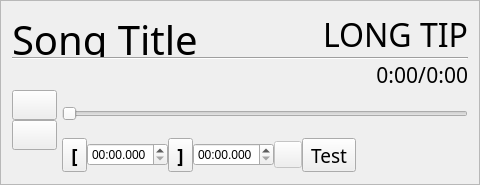
           <widget class="QFrame" name="blobFrame">
            <property name="sizePolicy">
             <sizepolicy hsizetype="Expanding" vsizetype="Fixed">
              <horstretch>0</horstretch>
              <verstretch>0</verstretch>
             </sizepolicy>
            </property>
            <property name="minimumSize">
             <size>
              <width>480</width>
              <height>0</height>
             </size>
            </property>
            <property name="maximumSize">
             <size>
              <width>850</width>
              <height>185</height>
             </size>
            </property>
            <property name="frameShape">
             <enum>QFrame::Shape::StyledPanel</enum>
            </property>
            <property name="frameShadow">
             <enum>QFrame::Shadow::Raised</enum>
            </property>
            <layout class="QHBoxLayout" name="horizontalLayout_11">
             <item>
              <layout class="QVBoxLayout" name="blob">
               <property name="spacing">
                <number>0</number>
               </property>
               <item>
                <layout class="QHBoxLayout" name="horizontalLayout_8">
                 <property name="bottomMargin">
                  <number>0</number>
                 </property>
                 <item alignment="Qt::AlignmentFlag::AlignLeft|Qt::AlignmentFlag::AlignBottom">
                  <widget class="QLabel" name="darkTitle">
                   <property name="sizePolicy">
                    <sizepolicy hsizetype="Expanding" vsizetype="Fixed">
                     <horstretch>0</horstretch>
                     <verstretch>0</verstretch>
                    </sizepolicy>
                   </property>
                   <property name="minimumSize">
                    <size>
                     <width>250</width>
                     <height>0</height>
                    </size>
                   </property>
                   <property name="maximumSize">
                    <size>
                     <width>9999</width>
                     <height>35</height>
                    </size>
                   </property>
                   <property name="font">
                    <font>
                     <family>Avenir Next</family>
                     <pointsize>30</pointsize>
                    </font>
                   </property>
                   <property name="frameShape">
                    <enum>QFrame::Shape::NoFrame</enum>
                   </property>
                   <property name="text">
                    <string>Song Title</string>
                   </property>
                   <property name="alignment">
                    <set>Qt::AlignmentFlag::AlignLeading|Qt::AlignmentFlag::AlignLeft|Qt::AlignmentFlag::AlignVCenter</set>
                   </property>
                   <property name="flashcall" stdset="0">
                    <bool>false</bool>
                   </property>
                  </widget>
                 </item>
                 <item>
                  <widget class="clickableLabel" name="darkWarningLabel">
                   <property name="sizePolicy">
                    <sizepolicy hsizetype="Fixed" vsizetype="Fixed">
                     <horstretch>0</horstretch>
                     <verstretch>0</verstretch>
                    </sizepolicy>
                   </property>
                   <property name="font">
                    <font>
                     <family>Avenir Next</family>
                     <pointsize>24</pointsize>
                    </font>
                   </property>
                   <property name="frameShape">
                    <enum>QFrame::Shape::NoFrame</enum>
                   </property>
                   <property name="text">
                    <string>LONG TIP</string>
                   </property>
                   <property name="alignment">
                    <set>Qt::AlignmentFlag::AlignBottom|Qt::AlignmentFlag::AlignRight|Qt::AlignmentFlag::AlignTrailing</set>
                   </property>
                   <property name="state" stdset="0">
                    <string>INPATTER</string>
                   </property>
                  </widget>
                 </item>
                </layout>
               </item>
               <item>
                <widget class="Line" name="line_3">
                 <property name="minimumSize">
                  <size>
                   <width>0</width>
                   <height>3</height>
                  </size>
                 </property>
                 <property name="maximumSize">
                  <size>
                   <width>16777215</width>
                   <height>3</height>
                  </size>
                 </property>
                 <property name="styleSheet">
                  <string notr="true"/>
                 </property>
                 <property name="frameShadow">
                  <enum>QFrame::Shadow::Sunken</enum>
                 </property>
                 <property name="orientation">
                  <enum>Qt::Orientation::Horizontal</enum>
                 </property>
                </widget>
               </item>
               <item>
                <layout class="QHBoxLayout" name="horizontalLayout_9">
                 <property name="sizeConstraint">
                  <enum>QLayout::SizeConstraint::SetDefaultConstraint</enum>
                 </property>
                 <item>
                  <spacer name="horizontalSpacer_5">
                   <property name="orientation">
                    <enum>Qt::Orientation::Horizontal</enum>
                   </property>
                   <property name="sizeHint" stdset="0">
                    <size>
                     <width>40</width>
                     <height>20</height>
                    </size>
                   </property>
                  </spacer>
                 </item>
                 <item>
                  <widget class="QLabel" name="currentLocLabel3">
                   <property name="font">
                    <font>
                     <family>Avenir Next</family>
                     <pointsize>16</pointsize>
                    </font>
                   </property>
                   <property name="text">
                    <string>0:00</string>
                   </property>
                   <property name="alignment">
                    <set>Qt::AlignmentFlag::AlignRight|Qt::AlignmentFlag::AlignTrailing|Qt::AlignmentFlag::AlignVCenter</set>
                   </property>
                  </widget>
                 </item>
                 <item>
                  <widget class="QLabel" name="timeSlash">
                   <property name="sizePolicy">
                    <sizepolicy hsizetype="Fixed" vsizetype="Fixed">
                     <horstretch>0</horstretch>
                     <verstretch>0</verstretch>
                    </sizepolicy>
                   </property>
                   <property name="font">
                    <font>
                     <family>Avenir Next</family>
                     <pointsize>16</pointsize>
                    </font>
                   </property>
                   <property name="text">
                    <string>/</string>
                   </property>
                  </widget>
                 </item>
                 <item>
                  <widget class="QLabel" name="songLengthLabel2">
                   <property name="font">
                    <font>
                     <family>Avenir Next</family>
                     <pointsize>16</pointsize>
                    </font>
                   </property>
                   <property name="text">
                    <string>0:00</string>
                   </property>
                   <property name="alignment">
                    <set>Qt::AlignmentFlag::AlignRight|Qt::AlignmentFlag::AlignTrailing|Qt::AlignmentFlag::AlignVCenter</set>
                   </property>
                  </widget>
                 </item>
                </layout>
               </item>
               <item>
                <layout class="QHBoxLayout" name="horizontalLayout_7">
                 <item>
                  <layout class="QVBoxLayout" name="verticalLayout_7">
                   <property name="rightMargin">
                    <number>5</number>
                   </property>
                   <item>
                    <widget class="QToolButton" name="darkStopButton">
                     <property name="minimumSize">
                      <size>
                       <width>45</width>
                       <height>30</height>
                      </size>
                     </property>
                     <property name="font">
                      <font>
                       <family>Avenir Next</family>
                       <pointsize>14</pointsize>
                       <bold>true</bold>
                      </font>
                     </property>
                     <property name="icon">
                      <iconset resource="resources.qrc">
                       <normaloff>:/graphics/darkStop.png</normaloff>:/graphics/darkStop.png</iconset>
                     </property>
                     <property name="toolButtonStyle">
                      <enum>Qt::ToolButtonStyle::ToolButtonIconOnly</enum>
                     </property>
                    </widget>
                   </item>
                   <item>
                    <widget class="QToolButton" name="darkPlayButton">
                     <property name="minimumSize">
                      <size>
                       <width>45</width>
                       <height>30</height>
                      </size>
                     </property>
                     <property name="font">
                      <font>
                       <family>Avenir Next</family>
                       <pointsize>14</pointsize>
                       <bold>true</bold>
                      </font>
                     </property>
                     <property name="toolButtonStyle">
                      <enum>Qt::ToolButtonStyle::ToolButtonIconOnly</enum>
                     </property>
                    </widget>
                   </item>
                   <item>
                    <spacer name="verticalSpacer">
                     <property name="orientation">
                      <enum>Qt::Orientation::Vertical</enum>
                     </property>
                     <property name="sizeHint" stdset="0">
                      <size>
                       <width>20</width>
                       <height>40</height>
                      </size>
                     </property>
                    </spacer>
                   </item>
                  </layout>
                 </item>
                 <item>
                  <layout class="QVBoxLayout" name="verticalLayout_5">
                   <item>
                    <widget class="svgWaveformSlider" name="darkSeekBar">
                     <property name="sizePolicy">
                      <sizepolicy hsizetype="Expanding" vsizetype="Fixed">
                       <horstretch>0</horstretch>
                       <verstretch>0</verstretch>
                      </sizepolicy>
                     </property>
                     <property name="minimumSize">
                      <size>
                       <width>200</width>
                       <height>48</height>
                      </size>
                     </property>
                     <property name="maximum">
                      <number>1000</number>
                     </property>
                     <property name="orientation">
                      <enum>Qt::Orientation::Horizontal</enum>
                     </property>
                     <property name="invertedAppearance">
                      <bool>false</bool>
                     </property>
                     <property name="invertedControls">
                      <bool>false</bool>
                     </property>
                     <property name="redmode" stdset="0">
                      <bool>false</bool>
                     </property>
                    </widget>
                   </item>
                   <item>
                    <layout class="QHBoxLayout" name="horizontalLayout_6">
                     <item>
                      <widget class="QToolButton" name="darkStartLoopButton">
                       <property name="font">
                        <font>
                         <family>Avenir Next</family>
                         <pointsize>14</pointsize>
                         <bold>true</bold>
                        </font>
                       </property>
                       <property name="text">
                        <string>[</string>
                       </property>
                       <property name="toolButtonStyle">
                        <enum>Qt::ToolButtonStyle::ToolButtonIconOnly</enum>
                       </property>
                      </widget>
                     </item>
                     <item>
                      <widget class="myDateTimeEdit" name="darkStartLoopTime">
                       <property name="enabled">
                        <bool>true</bool>
                       </property>
                       <property name="currentSection">
                        <enum>QDateTimeEdit::Section::MinuteSection</enum>
                       </property>
                       <property name="displayFormat">
                        <string>mm:ss.zzz</string>
                       </property>
                      </widget>
                     </item>
                     <item>
                      <widget class="QToolButton" name="darkEndLoopButton">
                       <property name="font">
                        <font>
                         <family>Avenir Next</family>
                         <pointsize>14</pointsize>
                         <bold>true</bold>
                        </font>
                       </property>
                       <property name="text">
                        <string>]</string>
                       </property>
                      </widget>
                     </item>
                     <item>
                      <widget class="myDateTimeEdit" name="darkEndLoopTime">
                       <property name="displayFormat">
                        <string>mm:ss.zzz</string>
                       </property>
                      </widget>
                     </item>
                     <item>
                      <widget class="QToolButton" name="darkLoopToggleButton">
                       <property name="enabled">
                        <bool>false</bool>
                       </property>
                       <property name="toolTip">
                        <string>Loop On/Off (L)</string>
                       </property>
                       <property name="text">
                        <string/>
                       </property>
                       <property name="icon">
                        <iconset resource="resources.qrc">
                         <normaloff>:/graphics/arrow-loop-C.png</normaloff>:/graphics/arrow-loop-C.png</iconset>
                       </property>
                       <property name="iconSize">
                        <size>
                         <width>20</width>
                         <height>20</height>
                        </size>
                       </property>
                       <property name="checkable">
                        <bool>true</bool>
                       </property>
                      </widget>
                     </item>
                     <item>
                      <widget class="QToolButton" name="darkTestLoopButton">
                       <property name="font">
                        <font>
                         <family>Avenir Next</family>
                         <pointsize>14</pointsize>
                         <bold>false</bold>
                        </font>
                       </property>
                       <property name="text">
                        <string>Test</string>
                       </property>
                      </widget>
                     </item>
                     <item>
                      <spacer name="horizontalSpacer_3">
                       <property name="orientation">
                        <enum>Qt::Orientation::Horizontal</enum>
                       </property>
                       <property name="sizeHint" stdset="0">
                        <size>
                         <width>40</width>
                         <height>20</height>
                        </size>
                       </property>
                      </spacer>
                     </item>
                    </layout>
                   </item>
                   <item>
                    <spacer name="verticalSpacer_2">
                     <property name="orientation">
                      <enum>Qt::Orientation::Vertical</enum>
                     </property>
                     <property name="sizeHint" stdset="0">
                      <size>
                       <width>20</width>
                       <height>40</height>
                      </size>
                     </property>
                    </spacer>
                   </item>
                  </layout>
                 </item>
                </layout>
               </item>
               <item>
                <spacer name="verticalSpacer_3">
                 <property name="orientation">
                  <enum>Qt::Orientation::Vertical</enum>
                 </property>
                 <property name="sizeHint" stdset="0">
                  <size>
                   <width>20</width>
                   <height>40</height>
                  </size>
                 </property>
                </spacer>
               </item>
              </layout>
             </item>
            </layout>
           </widget>
